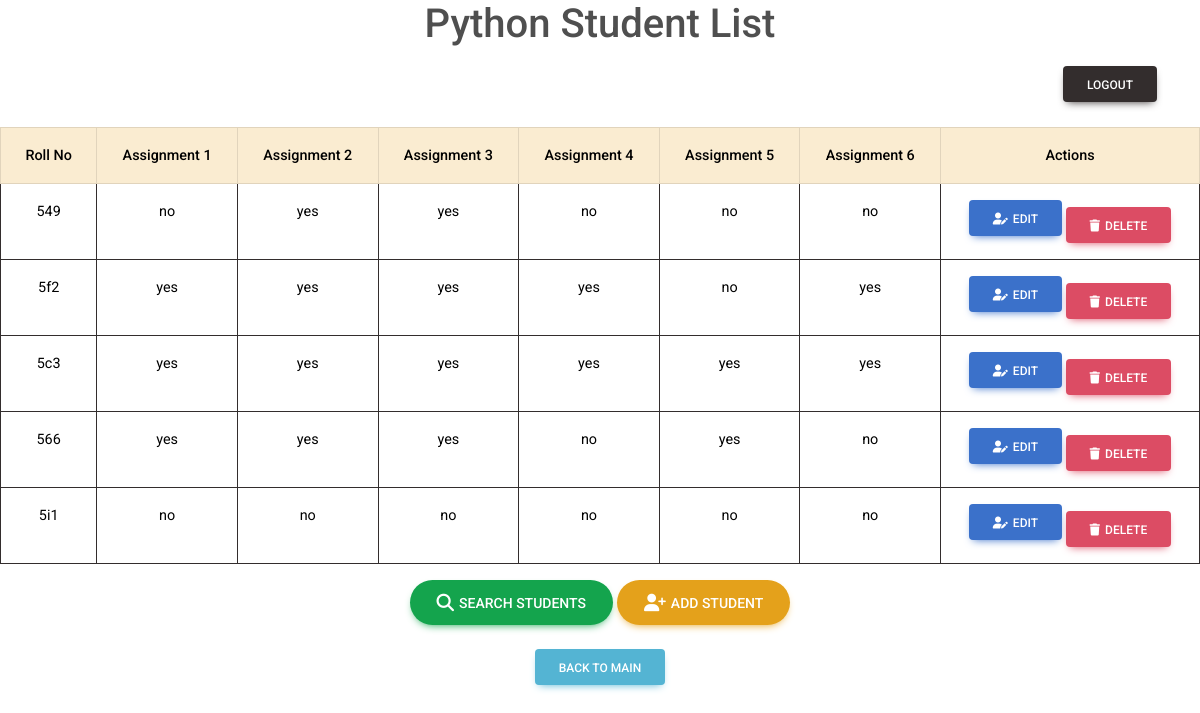
The app's page /python/students/ (signed in) with its own data.
### home/models.py (models this page shows)
class Student(models.Model):
    assignment_choices = [
        ('yes', 'Yes'),
        ('no', 'No'),
    ]
    roll_no = models.CharField(max_length=10, primary_key=True)  # Change to CharField
    assignment1 = models.CharField(max_length=3, choices=assignment_choices, default='no')
    assignment2 = models.CharField(max_length=3, choices=assignment_choices, default='no')
    assignment3 = models.CharField(max_length=3, choices=assignment_choices, default='no')
    assignment4 = models.CharField(max_length=3, choices=assignment_choices, default='no')
    assignment5 = models.CharField(max_length=3, choices=assignment_choices, default='no')
    assignment6 = models.CharField(max_length=3, choices=assignment_choices, default='no')
    class Meta:
        verbose_name = 'Python Student'
        verbose_name_plural = 'Python Students'

### home/views.py (the view)
# urls.py: path('python/students/', views.python_student_list, name='python_student_list'),
@login_required(login_url='login')
def python_student_list(request):
    students = Student.objects.all()
    return render(request, 'python_student_list.html', {'students': students})

### templates/python_student_list.html (shortened to what this page needs)
<!DOCTYPE html>
<html lang="en">
<head>
    <link href="https://cdn.jsdelivr.net/npm/bootstrap@5.3.2/dist/css/bootstrap.min.css" rel="stylesheet" />
    <link href="https://cdnjs.cloudflare.com/ajax/libs/font-awesome/6.4.0/css/all.min.css" rel="stylesheet" />
    <link href="https://cdnjs.cloudflare.com/ajax/libs/mdb-ui-kit/6.4.1/mdb.min.css" rel="stylesheet" />
</head>
<body>
<div style="text-align: center;">
    <h1>Python Student List</h1>
    <a href="{% url 'logout'%}" style="margin-left: 85%; margin-top: 10px; margin-bottom: 25px;" class="btn btn-dark">Logout</a>
    <br />
    <table border="1" class="table table-bordered border-dark table-responsive">
        <thead class="table-warning">
        <tr>
            <th>Roll No</th>
            <th>Assignment 1</th>
            <th>Assignment 2</th>
            <th>Assignment 3</th>
            <th>Assignment 4</th>
            <th>Assignment 5</th>
            <th>Assignment 6</th>
            <th>Actions</th>
        </tr>
        </thead>
        <tbody>
        {% for student in students %}
        <tr>
            <td>{{ student.roll_no }}</td>
            <td>{{ student.assignment1 }}</td>
            <td>{{ student.assignment2 }}</td>
            <td>{{ student.assignment3 }}</td>
            <td>{{ student.assignment4 }}</td>
            <td>{{ student.assignment5 }}</td>
            <td>{{ student.assignment6 }}</td>
            <td>
                <a class="btn btn-primary" style="margin-bottom: 7px" href="{% url 'python_student_update' student.roll_no %}" role="button">
                    <i class="fa-solid fa-user-pen" style="margin-right: 5px"></i>Edit</a>
                <a class="btn btn-danger" href="{% url 'python_student_delete' student.roll_no %}" role="button" onclick="return confirm('Are you sure you want to delete this student?')">
                    <i class="fa-solid fa-trash" style="margin-right: 5px"></i>Delete</a>
            </td>
        </tr>
        {% endfor %}
        </tbody>
    </table>
    <a class="btn btn-success btn-rounded btn-lg" href="{% url 'python_student_search' %}">
        Search Students</a>
    <a class="btn btn-warning btn-rounded btn-lg" href="{% url 'python_student_create' %}">
        Add Student</a><br>
    <a href="{% url 'subject_selection' %}" class="btn btn-info mt-4">Back to Main</a>
</div>
</body>
</html>

### records on screen
Student: roll_no "549", assignment1 "no", assignment2 "yes", assignment3 "yes", assignment4 "no", assignment5 "no", assignment6 "no"
Student: roll_no "5f2", assignment1 "yes", assignment2 "yes", assignment3 "yes", assignment4 "yes", assignment5 "no", assignment6 "yes"
Student: roll_no "5c3", assignment1 "yes", assignment2 "yes", assignment3 "yes", assignment4 "yes", assignment5 "yes", assignment6 "yes"
Student: roll_no "566", assignment1 "yes", assignment2 "yes", assignment3 "yes", assignment4 "no", assignment5 "yes", assignment6 "no"
Student: roll_no "5i1", assignment1 "no", assignment2 "no", assignment3 "no", assignment4 "no", assignment5 "no", assignment6 "no"
